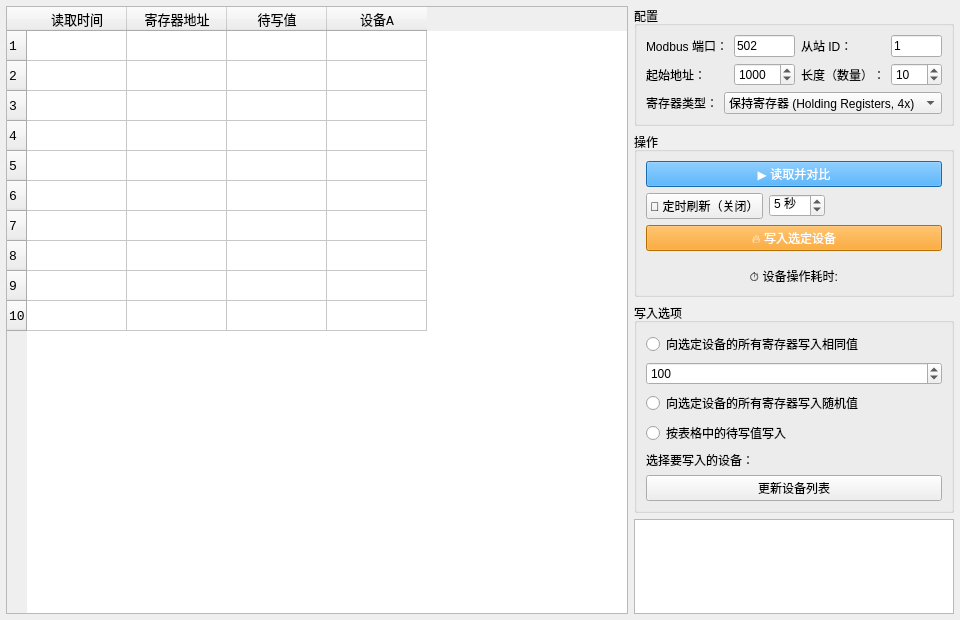
<?xml version="1.0" encoding="UTF-8"?>
<ui version="4.0">
 <author>turnarond</author>
 <class>TabModbusCluster</class>
 <widget class="QWidget" name="TabModbusCluster">
  <property name="geometry">
   <rect>
    <x>0</x>
    <y>0</y>
    <width>960</width>
    <height>620</height>
   </rect>
  </property>
  <property name="windowTitle">
   <string>Modbus 批量同步测试工具</string>
  </property>
  <layout class="QHBoxLayout" name="mainLayout" stretch="3,1">
   <property name="spacing">
    <number>6</number>
   </property>
   <property name="leftMargin">
    <number>6</number>
   </property>
   <property name="topMargin">
    <number>6</number>
   </property>
   <property name="rightMargin">
    <number>6</number>
   </property>
   <property name="bottomMargin">
    <number>6</number>
   </property>
   <property name="layoutStretch" stdset="0">
    <string>2,1</string>
   </property>
   <item>
    <widget class="QTableWidget" name="table_registerMatrix">
     <property name="font">
      <font>
       <family>Courier New</family>
       <pointsize>10</pointsize>
      </font>
     </property>
     <property name="editTriggers">
      <set>QAbstractItemView::EditTrigger::DoubleClicked|QAbstractItemView::EditTrigger::SelectedClicked</set>
     </property>
     <property name="selectionBehavior">
      <enum>QAbstractItemView::SelectionBehavior::SelectItems</enum>
     </property>
     <property name="rowCount">
      <number>10</number>
     </property>
     <property name="columnCount">
      <number>4</number>
     </property>
     <row/>
     <row/>
     <row/>
     <row/>
     <row/>
     <row/>
     <row/>
     <row/>
     <row/>
     <row/>
     <column>
      <property name="text">
       <string>读取时间</string>
      </property>
     </column>
     <column>
      <property name="text">
       <string>寄存器地址</string>
      </property>
     </column>
     <column>
      <property name="text">
       <string>待写值</string>
      </property>
     </column>
     <column>
      <property name="text">
       <string>设备A</string>
      </property>
     </column>
    </widget>
   </item>
   <item>
    <layout class="QVBoxLayout" name="rightPanelLayout">
     <property name="spacing">
      <number>6</number>
     </property>
     <item>
      <widget class="QGroupBox" name="groupBox_config">
       <property name="title">
        <string>配置</string>
       </property>
       <layout class="QGridLayout" name="gridLayout_config">
        <item row="0" column="0">
         <widget class="QLabel" name="label_port">
          <property name="text">
           <string>Modbus 端口：</string>
          </property>
         </widget>
        </item>
        <item row="0" column="1">
         <widget class="QLineEdit" name="lineEdit_port">
          <property name="text">
           <string>502</string>
          </property>
          <property name="maxLength">
           <number>5</number>
          </property>
          <property name="placeholderText">
           <string>502</string>
          </property>
         </widget>
        </item>
        <item row="0" column="2">
         <widget class="QLabel" name="label_slaveId">
          <property name="text">
           <string>从站 ID：</string>
          </property>
         </widget>
        </item>
        <item row="0" column="3">
         <widget class="QLineEdit" name="lineEdit_slaveId">
          <property name="text">
           <string>1</string>
          </property>
          <property name="maxLength">
           <number>3</number>
          </property>
          <property name="placeholderText">
           <string>1~247</string>
          </property>
         </widget>
        </item>
        <item row="1" column="0">
         <widget class="QLabel" name="label_startAddr">
          <property name="text">
           <string>起始地址：</string>
          </property>
         </widget>
        </item>
        <item row="1" column="1">
         <widget class="QSpinBox" name="spin_startAddr">
          <property name="minimum">
           <number>0</number>
          </property>
          <property name="maximum">
           <number>65535</number>
          </property>
          <property name="value">
           <number>1000</number>
          </property>
         </widget>
        </item>
        <item row="1" column="2">
         <widget class="QLabel" name="label_length">
          <property name="text">
           <string>长度（数量）：</string>
          </property>
         </widget>
        </item>
        <item row="1" column="3">
         <widget class="QSpinBox" name="spin_length">
          <property name="minimum">
           <number>1</number>
          </property>
          <property name="maximum">
           <number>125</number>
          </property>
          <property name="value">
           <number>10</number>
          </property>
         </widget>
        </item>
        <item row="2" column="0" colspan="4">
         <layout class="QHBoxLayout" name="hLayout_regType">
          <item>
           <widget class="QLabel" name="label_regType">
            <property name="text">
             <string>寄存器类型：</string>
            </property>
           </widget>
          </item>
          <item>
           <widget class="QComboBox" name="cmb_regType">
            <item>
             <property name="text">
              <string>保持寄存器 (Holding Registers, 4x)</string>
             </property>
            </item>
            <item>
             <property name="text">
              <string>线圈 (Coils, 0x)</string>
             </property>
            </item>
           </widget>
          </item>
         </layout>
        </item>
       </layout>
      </widget>
     </item>
     <item>
      <widget class="QGroupBox" name="groupBox_control">
       <property name="title">
        <string>操作</string>
       </property>
       <layout class="QVBoxLayout" name="verticalLayout_control">
        <item>
         <widget class="QPushButton" name="btn_readAll">
          <property name="styleSheet">
           <string notr="true">background-color: #2196F3; color: white;</string>
          </property>
          <property name="text">
           <string>▶ 读取并对比</string>
          </property>
         </widget>
        </item>
        <item>
         <layout class="QHBoxLayout" name="hLayout_refreshRow">
          <item>
           <widget class="QPushButton" name="btn_startAutoRefresh">
            <property name="text">
             <string>🔁 定时刷新（关闭）</string>
            </property>
            <property name="checkable">
             <bool>true</bool>
            </property>
           </widget>
          </item>
          <item>
           <widget class="QSpinBox" name="spin_refreshInterval">
            <property name="suffix">
             <string> 秒</string>
            </property>
            <property name="minimum">
             <number>1</number>
            </property>
            <property name="maximum">
             <number>60</number>
            </property>
            <property name="value">
             <number>5</number>
            </property>
           </widget>
          </item>
          <item>
           <spacer name="horizontalSpacer_refresh">
            <property name="orientation">
             <enum>Qt::Orientation::Horizontal</enum>
            </property>
            <property name="sizeHint" stdset="0">
             <size>
              <width>20</width>
              <height>20</height>
             </size>
            </property>
           </spacer>
          </item>
         </layout>
        </item>
        <item>
         <widget class="QPushButton" name="btn_writeSelected">
          <property name="styleSheet">
           <string notr="true">background-color: #FF9800; color: white;</string>
          </property>
          <property name="text">
           <string>🔥 写入选定设备</string>
          </property>
         </widget>
        </item>
        <item>
         <spacer name="verticalSpacer_control">
          <property name="orientation">
           <enum>Qt::Orientation::Vertical</enum>
          </property>
          <property name="sizeHint" stdset="0">
           <size>
            <width>20</width>
            <height>10</height>
           </size>
          </property>
         </spacer>
        </item>
        <item>
         <widget class="QLabel" name="label_duration">
          <property name="text">
           <string>⏱️ 设备操作耗时:</string>
          </property>
          <property name="alignment">
           <set>Qt::AlignmentFlag::AlignCenter</set>
          </property>
          <property name="wordWrap">
           <bool>true</bool>
          </property>
         </widget>
        </item>
       </layout>
      </widget>
     </item>
     <item>
      <widget class="QGroupBox" name="groupBox_writeOptions">
       <property name="title">
        <string>写入选项</string>
       </property>
       <layout class="QVBoxLayout" name="verticalLayout_writeOptions">
        <item>
         <widget class="QRadioButton" name="radio_writeSingleValue">
          <property name="text">
           <string>向选定设备的所有寄存器写入相同值</string>
          </property>
         </widget>
        </item>
        <item>
         <widget class="QSpinBox" name="spin_singleValue">
          <property name="minimum">
           <number>0</number>
          </property>
          <property name="maximum">
           <number>65535</number>
          </property>
          <property name="value">
           <number>100</number>
          </property>
         </widget>
        </item>
        <item>
         <widget class="QRadioButton" name="radio_writeRandomValues">
          <property name="text">
           <string>向选定设备的所有寄存器写入随机值</string>
          </property>
         </widget>
        </item>
        <item>
         <widget class="QRadioButton" name="radio_writeSpecificValues">
          <property name="text">
           <string>按表格中的待写值写入</string>
          </property>
         </widget>
        </item>
        <item>
         <widget class="QLabel" name="label_selectDevices">
          <property name="text">
           <string>选择要写入的设备：</string>
          </property>
         </widget>
        </item>
        <item>
         <widget class="QPushButton" name="btn_updateDeviceList">
          <property name="text">
           <string>更新设备列表</string>
          </property>
         </widget>
        </item>
       </layout>
      </widget>
     </item>
     <item>
      <spacer name="verticalSpacer_rightBottom">
       <property name="orientation">
        <enum>Qt::Orientation::Vertical</enum>
       </property>
       <property name="sizeHint" stdset="0">
        <size>
         <width>20</width>
         <height>40</height>
        </size>
       </property>
      </spacer>
     </item>
     <item>
      <widget class="QListWidget" name="list_selectedDevices">
       <property name="minimumSize">
        <size>
         <width>0</width>
         <height>80</height>
        </size>
       </property>
       <property name="maximumSize">
        <size>
         <width>16777215</width>
         <height>16777215</height>
        </size>
       </property>
       <property name="selectionMode">
        <enum>QAbstractItemView::SelectionMode::MultiSelection</enum>
       </property>
      </widget>
     </item>
    </layout>
   </item>
  </layout>
 </widget>
 <resources/>
 <connections/>
</ui>
